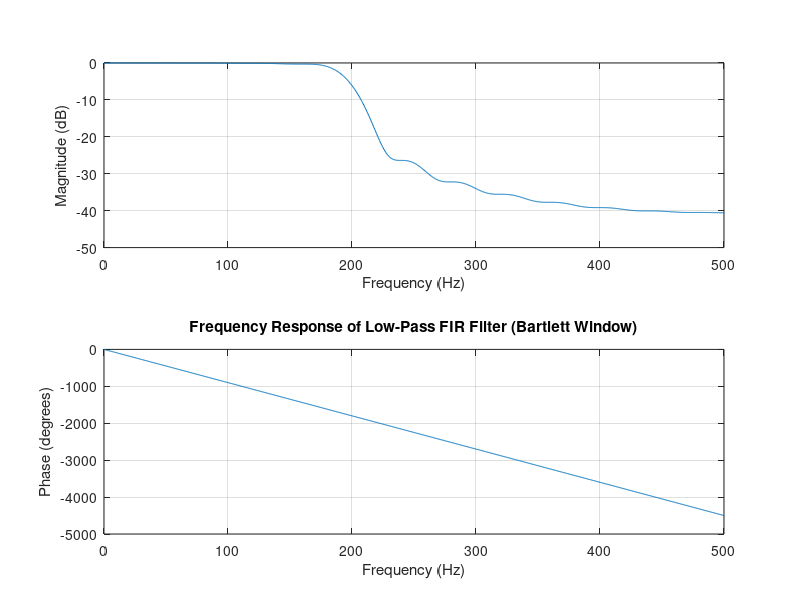
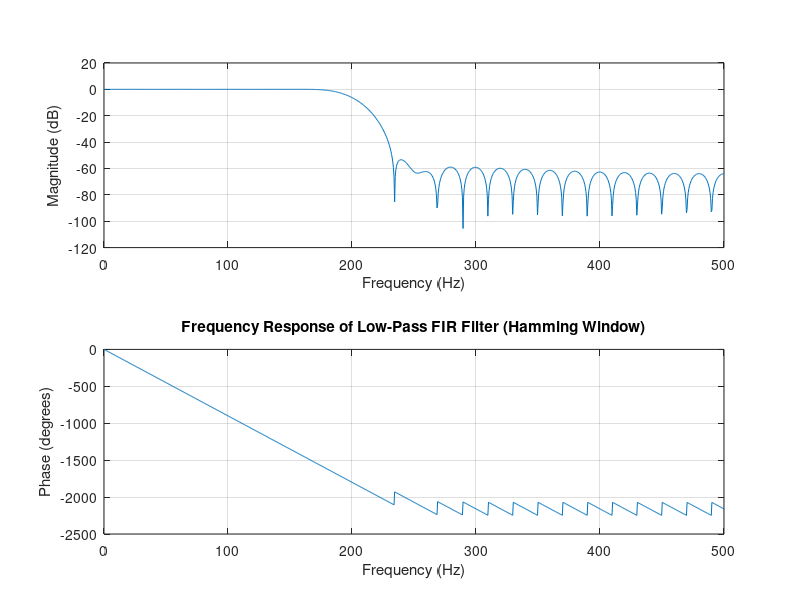

Here is the MATLAB script that generated these plots, in order:
% Filter specifications
N = 50; % Order of the filter
fc = 200; % Cutoff frequency (Hz)
fs = 1000; % Sampling frequency (Hz)
normalized_fc = fc / (fs / 2); % Normalize the cutoff frequency

% Design FIR filters using Bartlett and Hamming windows
bartlett_filter = fir1(N, normalized_fc, 'low', bartlett(N+1));
hamming_filter = fir1(N, normalized_fc, 'low', hamming(N+1));

% Plot the frequency response of the filters
figure;
freqz(bartlett_filter, 1, 1024, fs);
title('Frequency Response of Low-Pass FIR Filter (Bartlett Window)');

figure;
freqz(hamming_filter, 1, 1024, fs);
title('Frequency Response of Low-Pass FIR Filter (Hamming Window)');
